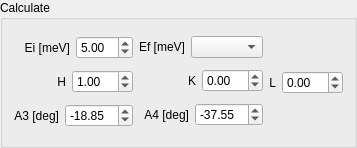
    <widget class="QGroupBox" name="HKLCalculator_groupBox">
     <property name="sizePolicy">
      <sizepolicy hsizetype="Preferred" vsizetype="Preferred">
       <horstretch>0</horstretch>
       <verstretch>0</verstretch>
      </sizepolicy>
     </property>
     <property name="title">
      <string>Calculate</string>
     </property>
     <layout class="QHBoxLayout" name="horizontalLayout_16">
      <item>
       <layout class="QVBoxLayout" name="verticalLayout_4" stretch="0,0,0">
        <item>
         <layout class="QHBoxLayout" name="horizontalLayout_7">
          <item>
           <widget class="QLabel" name="label_6">
            <property name="text">
             <string>Ei [meV]</string>
            </property>
            <property name="alignment">
             <set>Qt::AlignRight|Qt::AlignTrailing|Qt::AlignVCenter</set>
            </property>
           </widget>
          </item>
          <item>
           <widget class="QDoubleSpinBox" name="HKL_ei_spinBox">
            <property name="minimum">
             <double>0.010000000000000</double>
            </property>
            <property name="value">
             <double>5.000000000000000</double>
            </property>
           </widget>
          </item>
         </layout>
        </item>
        <item>
         <layout class="QHBoxLayout" name="horizontalLayout_8">
          <item>
           <widget class="QLabel" name="label_9">
            <property name="text">
             <string>H</string>
            </property>
            <property name="alignment">
             <set>Qt::AlignRight|Qt::AlignTrailing|Qt::AlignVCenter</set>
            </property>
           </widget>
          </item>
          <item>
           <widget class="QDoubleSpinBox" name="HKL_H_doubleSpinBox">
            <property name="minimum">
             <double>-99.989999999999995</double>
            </property>
            <property name="value">
             <double>1.000000000000000</double>
            </property>
           </widget>
          </item>
         </layout>
        </item>
        <item>
         <layout class="QHBoxLayout" name="horizontalLayout_14">
          <item>
           <widget class="QLabel" name="label_13">
            <property name="text">
             <string>A3 [deg]</string>
            </property>
            <property name="alignment">
             <set>Qt::AlignRight|Qt::AlignTrailing|Qt::AlignVCenter</set>
            </property>
           </widget>
          </item>
          <item>
           <widget class="QDoubleSpinBox" name="HKL_A3_doubleSpinBox">
            <property name="minimum">
             <double>-360.000000000000000</double>
            </property>
            <property name="maximum">
             <double>360.000000000000000</double>
            </property>
            <property name="singleStep">
             <double>1.000000000000000</double>
            </property>
            <property name="value">
             <double>-18.850000000000001</double>
            </property>
           </widget>
          </item>
         </layout>
        </item>
       </layout>
      </item>
      <item>
       <layout class="QVBoxLayout" name="verticalLayout_6" stretch="0,0,0">
        <item>
         <layout class="QHBoxLayout" name="horizontalLayout_11">
          <item>
           <widget class="QLabel" name="label_10">
            <property name="text">
             <string>Ef [meV]</string>
            </property>
            <property name="alignment">
             <set>Qt::AlignRight|Qt::AlignTrailing|Qt::AlignVCenter</set>
            </property>
           </widget>
          </item>
          <item>
           <widget class="QComboBox" name="HKL_ef_comboBox"/>
          </item>
         </layout>
        </item>
        <item>
         <layout class="QHBoxLayout" name="horizontalLayout_12">
          <item>
           <widget class="QLabel" name="label_11">
            <property name="text">
             <string>K</string>
            </property>
            <property name="alignment">
             <set>Qt::AlignRight|Qt::AlignTrailing|Qt::AlignVCenter</set>
            </property>
           </widget>
          </item>
          <item>
           <widget class="QDoubleSpinBox" name="HKL_K_doubleSpinBox">
            <property name="minimum">
             <double>-99.989999999999995</double>
            </property>
           </widget>
          </item>
         </layout>
        </item>
        <item>
         <layout class="QHBoxLayout" name="horizontalLayout_15">
          <item>
           <widget class="QLabel" name="label_14">
            <property name="text">
             <string>A4 [deg]</string>
            </property>
            <property name="alignment">
             <set>Qt::AlignRight|Qt::AlignTrailing|Qt::AlignVCenter</set>
            </property>
           </widget>
          </item>
          <item>
           <widget class="QDoubleSpinBox" name="HKL_A4_doubleSpinBox">
            <property name="minimum">
             <double>-180.000000000000000</double>
            </property>
            <property name="maximum">
             <double>180.000000000000000</double>
            </property>
            <property name="value">
             <double>-37.549999999999997</double>
            </property>
           </widget>
          </item>
         </layout>
        </item>
       </layout>
      </item>
      <item>
       <layout class="QVBoxLayout" name="verticalLayout_8" stretch="0,0,0">
        <item>
         <spacer name="verticalSpacer_3">
          <property name="orientation">
           <enum>Qt::Vertical</enum>
          </property>
          <property name="sizeHint" stdset="0">
           <size>
            <width>20</width>
            <height>40</height>
           </size>
          </property>
         </spacer>
        </item>
        <item>
         <layout class="QHBoxLayout" name="horizontalLayout_13">
          <item>
           <widget class="QLabel" name="label_12">
            <property name="text">
             <string>L</string>
            </property>
            <property name="alignment">
             <set>Qt::AlignRight|Qt::AlignTrailing|Qt::AlignVCenter</set>
            </property>
           </widget>
          </item>
          <item>
           <widget class="QDoubleSpinBox" name="HKL_L_doubleSpinBox">
            <property name="minimum">
             <double>-99.989999999999995</double>
            </property>
           </widget>
          </item>
         </layout>
        </item>
        <item>
         <spacer name="verticalSpacer_4">
          <property name="orientation">
           <enum>Qt::Vertical</enum>
          </property>
          <property name="sizeHint" stdset="0">
           <size>
            <width>20</width>
            <height>40</height>
           </size>
          </property>
         </spacer>
        </item>
       </layout>
      </item>
     </layout>
    </widget>
